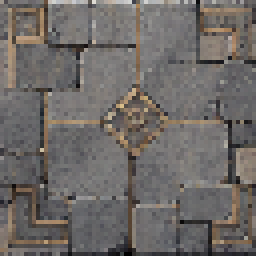
#> input picture assets/environments/xardorok_arena/marco4/floor_0.png, 64 x 64 px (shown 4 times larger)
$ python -i pack_world_assets.py   (imports and definitions only)
#> lines starting #> are read from the running program, lines starting #| are printed output that depends on the picture
"""Structural export of generated effect/prop sheets; no new artwork is drawn here."""
from pathlib import Path
import json
import argparse
import numpy as np
from PIL import Image

ROOT=Path(__file__).resolve().parents[1]

FAMILIES=['ice','fire','lightning','arrows','illusion','healing','smoke','meteor','laser']

def trim_alpha(image):
    a=np.asarray(image)[:,:,3]
    ys,xs=np.where(a>12)
    if len(xs)==0: raise ValueError('Empty source cell')
    return image.crop((int(xs.min()),int(ys.min()),int(xs.max())+1,int(ys.max())+1))

def effects(source):
    im=Image.open(source).convert('RGBA')
#> im is the input picture: PIL image 64x64 RGBA; mean R, G, B, A 110.1, 105.7, 103.1, 255
    for row,family in enumerate(FAMILIES):
        images=[]
        for col in range(4):
            region=(round(col*im.width/4),round(row*im.height/9),round((col+1)*im.width/4),round((row+1)*im.height/9))
            images.append(trim_alpha(im.crop(region)))
        factor=min(84/max(i.width for i in images),84/max(i.height for i in images))
        atlas=Image.new('RGBA',(384,96))
        for col,image in enumerate(images):
            image=image.resize((max(1,round(image.width*factor)),max(1,round(image.height*factor))),Image.Resampling.NEAREST)
            atlas.alpha_composite(image,(col*96+(96-image.width)//2,(96-image.height)//2))
        folder=ROOT/'assets/effects'/family;folder.mkdir(parents=True,exist_ok=True)
        atlas.save(folder/'atlas.png',optimize=True)
        (folder/'atlas.json').write_text(json.dumps({'frames':4,'frame_size':[96,96],'anchor':[48,48],'source_grid_row':row})+'\n')
        print('effect',family,atlas.getextrema()[3])
#> this loop made 9 passes
#| effect ice (0, 255)
#| effect fire (0, 255)
#| effect lightning (0, 255)
#| effect arrows (0, 255)
#| effect illusion (0, 255)
#| effect healing (0, 255)
#| effect smoke (0, 255)
#| effect meteor (0, 255)
#> (further printed lines are left out)
#> pass 1, in effects, `atlas.save(folder/'atlas.png',optimize=True)`:
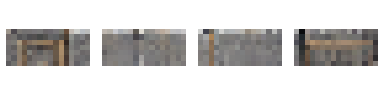
#> saved as atlas.png: PIL image 384x96 RGBA; mean R, G, B, A 41, 39.4, 38, 86; transparent parts drawn white
#> pass 2, in effects, `atlas.save(folder/'atlas.png',optimize=True)`:
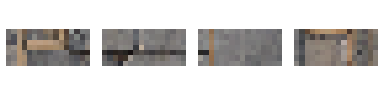
#> saved as atlas.png: PIL image 384x96 RGBA; mean R, G, B, A 40, 37.7, 36.1, 86; transparent parts drawn white
#> after the loop:
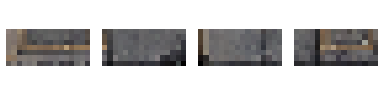
#> atlas: PIL image 384x96 RGBA; mean R, G, B, A 31, 29.8, 29.5, 86; transparent parts drawn white
#> after the loop:
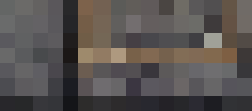
#> image: PIL image 84x37 RGBA (shown 3 times larger); mean R, G, B, A 87.4, 82.3, 80.2, 255

def environment(source, background):
    im=Image.open(source).convert('RGBA')
    names=['floor_0','floor_1','floor_2','floor_frost','floor_seal','floor_crack','floor_snow','floor_embers',
      'pillar','broken_pillar','arch','balustrade','fascia','throne','stairs','chain',
      'brazier_0','brazier_1','brazier_2','brazier_3','crystals','crystals_small','rubble','banner',
      'rune_ice','rune_fire','crack','ash','crown','sword','ice_edge','buttress']
    base=ROOT/'assets/environments/xardorok_arena'
    for i,name in enumerate(names):
        col,row=i%8,i//8
        reg=(round(col*im.width/8),round(row*im.height/4),round((col+1)*im.width/8),round((row+1)*im.height/4))
        patch=trim_alpha(im.crop(reg))
        folder=base/('tiles' if i<8 else 'props');folder.mkdir(parents=True,exist_ok=True)
        if i<8:
            # Opaque square floor interior; prevents transparent seams in walkable cells.
            inset=max(3,round(min(patch.size)*0.035))
            patch=patch.crop((inset,inset,patch.width-inset,patch.height-inset)).convert('RGB').convert('RGBA')
            patch=patch.resize((64,64),Image.Resampling.NEAREST)
        else:
            limit=(64,112) if name in ['pillar','broken_pillar','arch','buttress'] else (96,80)
            factor=min(limit[0]/patch.width,limit[1]/patch.height)
            patch=patch.resize((max(1,round(patch.width*factor)),max(1,round(patch.height*factor))),Image.Resampling.NEAREST)
        patch.save(folder/(name+'.png'),optimize=True)
    (base/'backgrounds').mkdir(parents=True,exist_ok=True)
    bg=Image.open(background).convert('RGB')
    bg=bg.resize((900,375),Image.Resampling.NEAREST)
    bg.save(base/'backgrounds/castle_distance.png',optimize=True)
    print('environment',len(names),'modular pieces')

# [8 lines not run here, left out]

>>> result = effects('../assets/environments/xardorok_arena/marco4/floor_0.png')
